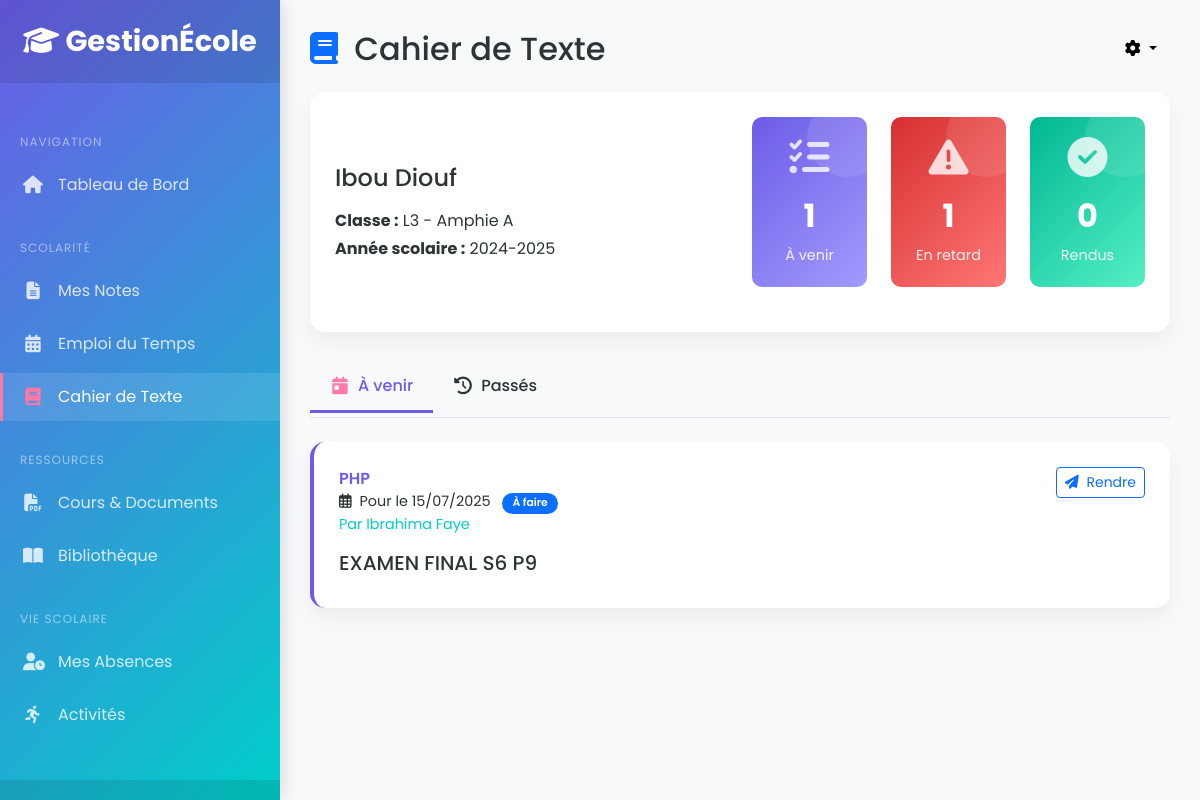
The app's page /etudiant/scolarite/cahier_texte.php (signed in) with its own data.
### tables this page shows
CREATE TABLE IF NOT EXISTS `utilisateurs` (
  `id` int NOT NULL AUTO_INCREMENT,
  `nom` varchar(50) NOT NULL,
  `prenom` varchar(50) DEFAULT NULL,
  `email` varchar(100) NOT NULL,
  `password` varchar(255) NOT NULL,
  `role` enum('admin','enseignant','etudiant') NOT NULL,
  `telephone` varchar(20) DEFAULT NULL,
  `adresse` text,
  `sexe` enum('M','F') DEFAULT NULL,
  `date_naissance` date DEFAULT NULL,
  `photo_profil` varchar(255) DEFAULT NULL,
  `specialite` varchar(100) DEFAULT NULL,
  `grade` varchar(50) DEFAULT NULL,
  `contrat` enum('titulaire','contractuel','vacataire') DEFAULT NULL,
  `groupe_sanguin` varchar(3) DEFAULT NULL,
  `statut` tinyint(1) DEFAULT '1',
  `created_at` datetime DEFAULT CURRENT_TIMESTAMP,
  `updated_at` datetime DEFAULT NULL ON UPDATE CURRENT_TIMESTAMP,
  PRIMARY KEY (`id`),
  UNIQUE KEY `email` (`email`)
);

CREATE TABLE IF NOT EXISTS `classes` (
  `id` int NOT NULL AUTO_INCREMENT,
  `nom` varchar(50) DEFAULT NULL,
  `niveau` varchar(50) DEFAULT NULL,
  `cycle_id` int DEFAULT NULL,
  `annee_id` int DEFAULT NULL,
  `responsable_id` int DEFAULT NULL,
  `capacite_max` int DEFAULT '30',
  PRIMARY KEY (`id`),
  KEY `cycle_id` (`cycle_id`),
  KEY `annee_id` (`annee_id`),
  KEY `responsable_id` (`responsable_id`)
);

CREATE TABLE IF NOT EXISTS `annees_scolaires` (
  `id` int NOT NULL AUTO_INCREMENT,
  `annee` varchar(20) NOT NULL,
  `date_debut` date DEFAULT NULL,
  `date_fin` date DEFAULT NULL,
  `statut` enum('planifie','en_cours','termine') DEFAULT 'planifie',
  PRIMARY KEY (`id`)
);

CREATE TABLE IF NOT EXISTS `devoirs` (
  `id` int NOT NULL AUTO_INCREMENT,
  `titre` varchar(255) DEFAULT NULL,
  `matiere_id` int DEFAULT NULL,
  `classe_id` int DEFAULT NULL,
  `enseignant_id` int DEFAULT NULL,
  `fichier_path` varchar(255) DEFAULT NULL,
  `type` enum('ecrit','oral','projet') DEFAULT 'ecrit',
  `date_limite` datetime DEFAULT NULL,
  `annee_id` int DEFAULT NULL,
  `rendu` tinyint(1) DEFAULT '0',
  PRIMARY KEY (`id`),
  KEY `matiere_id` (`matiere_id`),
  KEY `classe_id` (`classe_id`),
  KEY `enseignant_id` (`enseignant_id`),
  KEY `annee_id` (`annee_id`)
);

CREATE TABLE IF NOT EXISTS `matieres` (
  `id` int NOT NULL AUTO_INCREMENT,
  `code` varchar(20) DEFAULT NULL,
  `nom` varchar(100) DEFAULT NULL,
  `coefficient` int DEFAULT '1',
  `heures_annuelles` int DEFAULT '60',
  `cycle_id` int DEFAULT NULL,
  PRIMARY KEY (`id`),
  UNIQUE KEY `code` (`code`),
  KEY `cycle_id` (`cycle_id`)
);

### etudiant/scolarite/cahier_texte.php (the view, shortened to what this page needs)
<?php
require_once '../../config/db.php';
$etudiant_id = $_SESSION['user_id'];
try {
    $devoirs = [];
    $stats = [
        'a_venir' => 0,
        'en_retard' => 0,
        'rendus' => 0
    ];
    $stmt_etudiant = $pdo->prepare("SELECT * FROM utilisateurs WHERE id = ?");
    $stmt_etudiant->execute([$etudiant_id]);
    $etudiant = $stmt_etudiant->fetch();
    $annee_en_cours = $pdo->query("SELECT * FROM annees_scolaires WHERE statut = 'en_cours' LIMIT 1")->fetch();
    if ($annee_en_cours) {
        $stmt_classe = $pdo->prepare("
            SELECT c.* FROM classes c
            JOIN inscriptions i ON c.id = i.classe_id
            WHERE i.etudiant_id = ? AND i.annee_id = ? AND i.statut = 'actif'
        ");
        $stmt_classe->execute([$etudiant_id, $annee_en_cours['id']]);
        $classe = $stmt_classe->fetch();
        if ($classe) {
            $stmt_devoirs = $pdo->prepare("
                SELECT d.*, m.nom AS matiere, u.nom AS enseignant_nom, u.prenom AS enseignant_prenom
                FROM devoirs d
                JOIN matieres m ON d.matiere_id = m.id
                JOIN utilisateurs u ON d.enseignant_id = u.id
                WHERE d.classe_id = ? AND d.annee_id = ? AND d.date_limite >= CURDATE()
                ORDER BY d.date_limite ASC
            ");
            $stmt_devoirs->execute([$classe['id'], $annee_en_cours['id']]);
            $devoirs = $stmt_devoirs->fetchAll();
            $stmt_retard = $pdo->prepare("
                SELECT COUNT(*) FROM devoirs
                WHERE classe_id = ? AND annee_id = ?
                  AND date_limite < CURDATE() AND rendu = 0
            ");
            $stmt_retard->execute([$classe['id'], $annee_en_cours['id']]);
            $en_retard = $stmt_retard->fetchColumn();
            $stmt_rendus = $pdo->prepare("
                SELECT COUNT(*) FROM devoirs
                WHERE classe_id = ? AND annee_id = ?
                  AND rendu = 1
            ");
            $stmt_rendus->execute([$classe['id'], $annee_en_cours['id']]);
            $rendus = $stmt_rendus->fetchColumn();
            $stats = [
                'a_venir' => count($devoirs),
                'en_retard' => $en_retard,
                'rendus' => $rendus
            ];
        }
    }
} catch (PDOException $e) {
    die("Erreur de base de données : " . $e->getMessage());
}
?>
<!DOCTYPE html>
<html lang="fr">
<head>
    <link href="https://cdn.jsdelivr.net/npm/bootstrap@5.3.3/dist/css/bootstrap.min.css" rel="stylesheet">
    <link rel="stylesheet" href="https://cdnjs.cloudflare.com/ajax/libs/font-awesome/6.5.2/css/all.min.css">
</head>
<body>
    <nav id="sidebar">
        <div class="sidebar-header">
            <a href="../dashboard.php" class="logo">
                <i class="fas fa-graduation-cap"></i> GestionÉcole
            </a>
        </div>
        <ul class="list-unstyled sidebar-nav">
            <li class="nav-category">Navigation</li>
            <li class="nav-item">
                <a href="../dashboard.php" class="nav-link">
                    <i class="fas fa-home"></i> Tableau de Bord
                </a>
            </li>
            <li class="nav-category">Scolarité</li>
            <li class="nav-item">
                <a href="bulletin.php" class="nav-link">
                    <i class="fas fa-file-alt"></i> Mes Notes
                </a>
            </li>
            <li class="nav-item">
                <a href="emploi.php" class="nav-link">
                    <i class="fas fa-calendar-alt"></i> Emploi du Temps
                </a>
            </li>
            <li class="nav-item">
                <a href="cahier_texte.php" class="nav-link active">
                    <i class="fas fa-book"></i> Cahier de Texte
                </a>
            </li>
            <li class="nav-category">Ressources</li>
            <li class="nav-item">
                <a href="../ressources/cours.php" class="nav-link">
                    <i class="fas fa-file-pdf"></i> Cours & Documents
                </a>
            </li>
            <li class="nav-item">
                <a href="../ressources/bibliotheque.php" class="nav-link">
                    <i class="fas fa-book-open"></i> Bibliothèque
                </a>
            </li>
            <li class="nav-category">Vie Scolaire</li>
            <li class="nav-item">
                <a href="../vie_scolaire/absences.php" class="nav-link">
                    <i class="fas fa-user-clock"></i> Mes Absences
                </a>
            </li>
            <li class="nav-item">
                <a href="../vie_scolaire/activites.php" class="nav-link">
                    <i class="fas fa-running"></i> Activités
                </a>
            </li>
        </ul>
        <div class="user-profile">
        </div>
    </nav>
    <div id="main-content">
        <div class="d-flex justify-content-between align-items-center mb-4">
            <h2 class="mb-0">
                <i class="fas fa-book text-primary me-2"></i> Cahier de Texte
            </h2>
            <div class="dropdown">
                <button class="btn btn-light dropdown-toggle" type="button" id="dropdownMenuButton" data-bs-toggle="dropdown" aria-expanded="false">
                    <i class="fas fa-cog"></i>
                </button>
            </div>
        </div>
        <div class="dashboard-card animate-fade-in">
            <div class="card-body">
                <div class="row align-items-center">
                    <div class="col-md-6">
                        <h4 class="mb-3"><?= htmlspecialchars($etudiant['prenom'] . ' ' . $etudiant['nom']) ?></h4>
                        <p class="mb-1">
                            <strong>Classe :</strong>
                            <?= $classe ? htmlspecialchars($classe['niveau'] . ' - ' . $classe['nom']) : 'Non affecté' ?>
                        </p>
                        <p class="mb-0">
                            <strong>Année scolaire :</strong>
                            <?= $annee_en_cours ? htmlspecialchars($annee_en_cours['annee']) : 'Non définie' ?>
                        </p>
                    </div>
                    <div class="col-md-6">
                        <div class="row">
                            <div class="col-md-4">
                                <div class="stat-card stat-card-primary">
                                    <i class="fas fa-tasks"></i>
                                    <div class="stat-value"><?= $stats['a_venir'] ?></div>
                                    <div class="stat-label">À venir</div>
                                </div>
                            </div>
                            <div class="col-md-4">
                                <div class="stat-card stat-card-danger">
                                    <i class="fas fa-exclamation-triangle"></i>
                                    <div class="stat-value"><?= $stats['en_retard'] ?></div>
                                    <div class="stat-label">En retard</div>
                                </div>
                            </div>
                            <div class="col-md-4">
                                <div class="stat-card stat-card-success">
                                    <i class="fas fa-check-circle"></i>
                                    <div class="stat-value"><?= $stats['rendus'] ?></div>
                                    <div class="stat-label">Rendus</div>
                                </div>
                            </div>
                        </div>
                    </div>
                </div>
            </div>
        </div>
        <ul class="nav nav-tabs mb-4" id="devoirsTabs" role="tablist">
            <li class="nav-item" role="presentation">
                <button class="nav-link active" id="a-venir-tab" data-bs-toggle="tab" data-bs-target="#a-venir" type="button" role="tab" aria-controls="a-venir" aria-selected="true">
                    <i class="fas fa-calendar-day me-2"></i> À venir
                </button>
            </li>
            <li class="nav-item" role="presentation">
                <button class="nav-link" id="passes-tab" data-bs-toggle="tab" data-bs-target="#passes" type="button" role="tab" aria-controls="passes" aria-selected="false">
                    <i class="fas fa-history me-2"></i> Passés
                </button>
            </li>
        </ul>
        <div class="tab-content" id="devoirsTabsContent">
            <div class="tab-pane fade show active" id="a-venir" role="tabpanel" aria-labelledby="a-venir-tab">
                <?php if (!empty($devoirs)): ?>
                    <?php foreach ($devoirs as $devoir):
                        $is_late = strtotime($devoir['date_limite']) < time() && !$devoir['rendu'];
                        $is_done = $devoir['rendu'];
                    ?>
                        <div class="dashboard-card animate-fade-in delay-1 devoir-card <?= $is_late ? 'en-retard' : '' ?> <?= $is_done ? 'rendu' : '' ?>">
                            <div class="card-body">
                                <div class="d-flex justify-content-between align-items-start">
                                    <div>
                                        <div class="devoir-matiere">
                                            <?= htmlspecialchars($devoir['matiere']) ?>
                                        </div>
                                        <div class="devoir-date <?= $is_late ? 'en-retard' : '' ?>">
                                            <i class="far fa-calendar-alt me-1"></i>
                                            Pour le <?= date('d/m/Y', strtotime($devoir['date_limite'])) ?>
                                            <?php if ($is_late): ?>
                                                <span class="badge badge-devoir bg-danger ms-2">En retard</span>
                                            <?php elseif ($is_done): ?>
                                                <span class="badge badge-devoir bg-success ms-2">Rendu</span>
                                            <?php else: ?>
                                                <span class="badge badge-devoir bg-primary ms-2">À faire</span>
                                            <?php endif; ?>
                                        </div>
                                        <div class="devoir-enseignant">
                                            Par <?= htmlspecialchars($devoir['enseignant_prenom'] . ' ' . $devoir['enseignant_nom']) ?>
                                        </div>
                                    </div>
                                    <?php if (!$is_done): ?>
                                        <button class="btn btn-sm btn-outline-primary" data-bs-toggle="modal" data-bs-target="#rendreDevoirModal" data-devoir-id="<?= $devoir['id'] ?>">
                                            <i class="fas fa-paper-plane me-1"></i> Rendre
                                        </button>
                                    <?php endif; ?>
                                </div>
                                <?php if (!empty($devoir['titre'])): ?>
                                    <h5 class="mt-3"><?= htmlspecialchars($devoir['titre']) ?></h5>
                                <?php endif; ?>
                            </div>
                        </div>
                    <?php endforeach; ?>
                <?php endif; ?>
            </div>
        </div>
    </div>
</body>
</html>

### records on screen
utilisateurs: prenom+nom "Ibou Diouf"
classes: niveau+nom "L3 - Amphie A"
annees_scolaires: annee "2024-2025"
devoirs: matiere.nom "PHP", date_limite "15/07/2025", rendu "À faire", utilisateurs.prenom+nom "Ibrahima Faye", titre "EXAMEN FINAL S6 P9"

### other values on screen
$stats['a_venir'] "1"
$stats['en_retard'] "1"
$stats['rendus'] "0"
